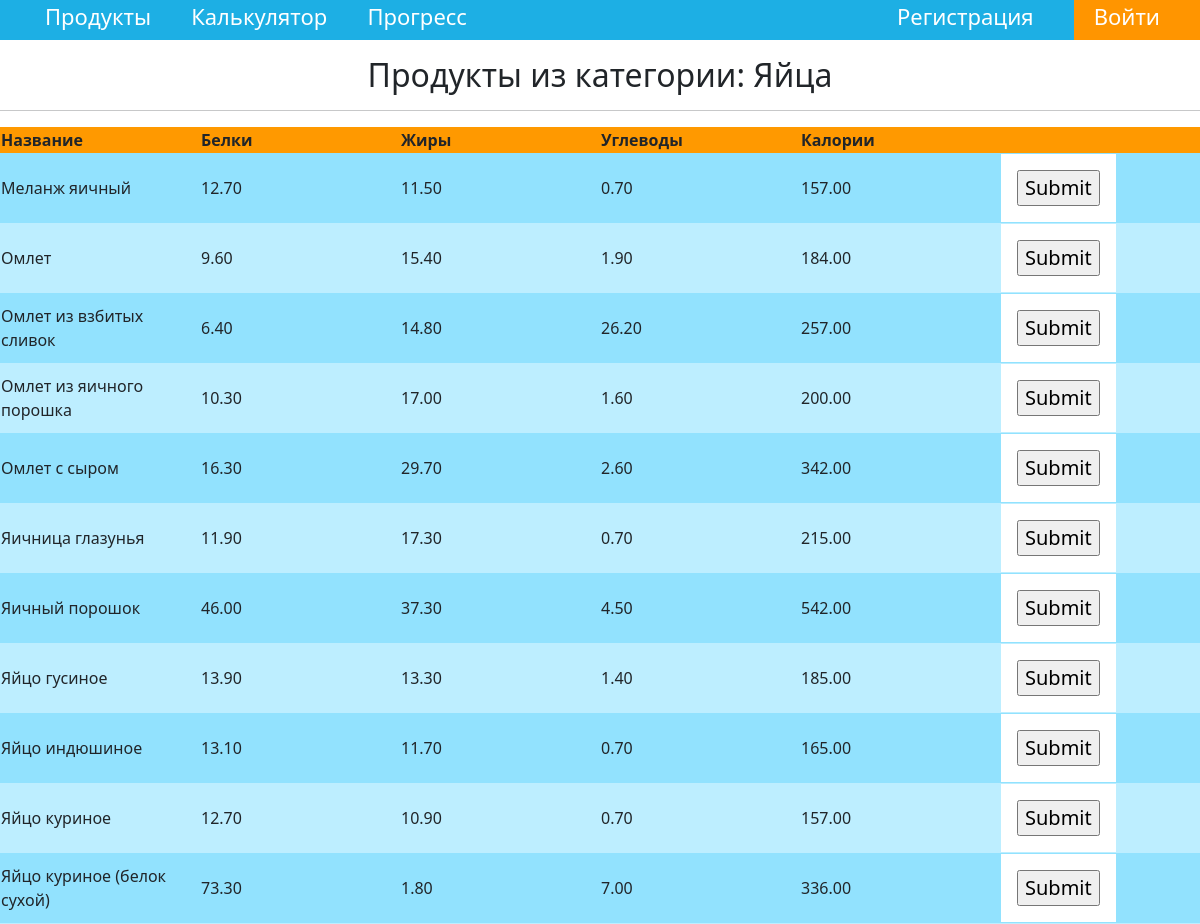
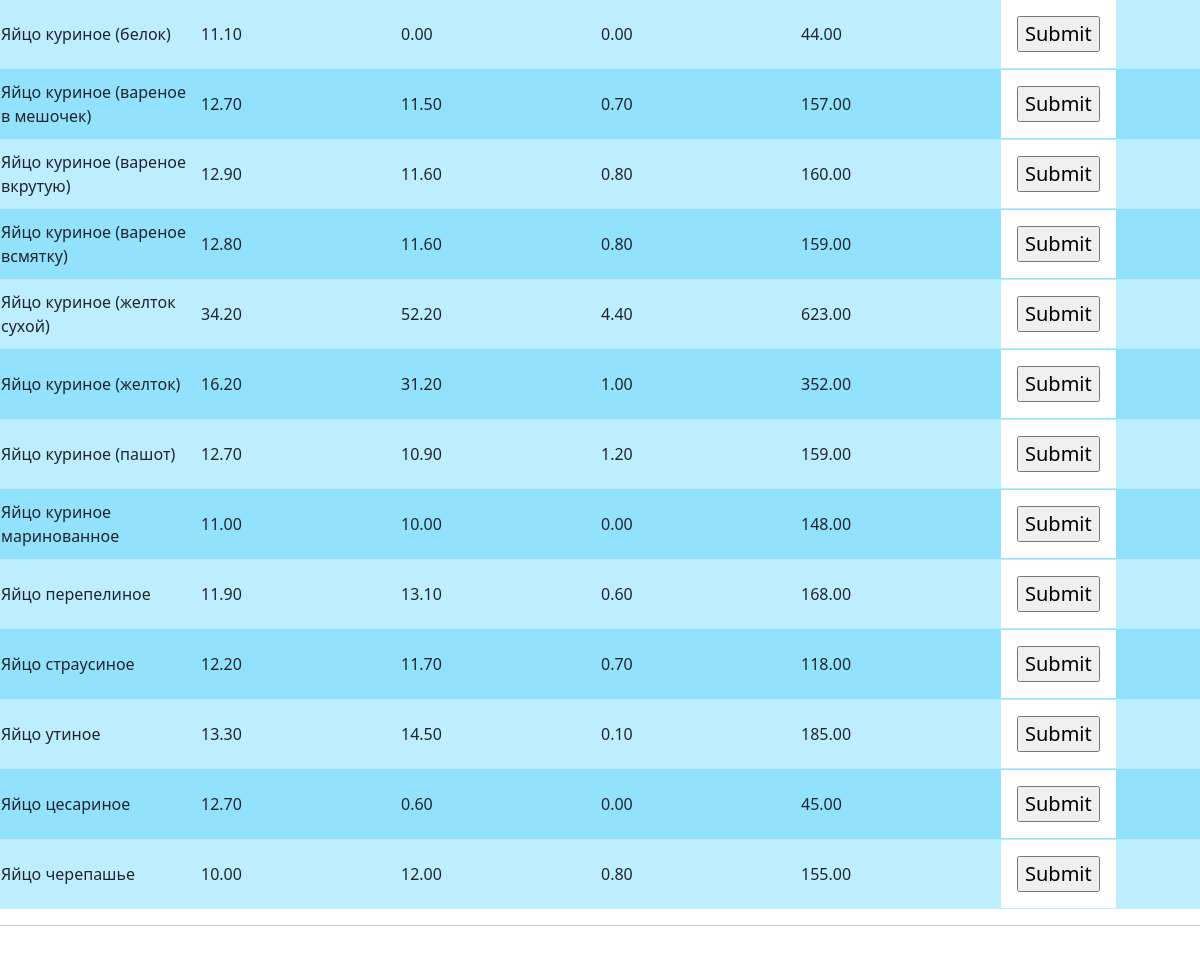
The app's page /5/ with its own data (2 pictures, top to bottom).
### products/models.py (models this page shows, shortened)
class Category(models.Model):
    cat_name = models.CharField(max_length=300, unique=True)
    def __str__(self):
        return self.cat_name

class Products(models.Model):
    category = models.CharField(max_length=350)
    name = models.CharField(max_length=350)
    proteins = models.DecimalField(max_digits=5, decimal_places=2)
    fats = models.DecimalField(max_digits=5, decimal_places=2)
    carbohydrates = models.DecimalField(max_digits=5, decimal_places=2)
    calories = models.DecimalField(max_digits=10, decimal_places=2)
    cat = models.ForeignKey('Category', on_delete=models.PROTECT, null=True)

### products/views.py (the view)
# urls.py: path('<int:id>/', views.category, name='category'),
def category(request, id):
    category_name = Category.objects.get(pk=id)
    products_in_cat = Products.objects.all().filter(category=category_name).order_by('name')
    paginator = Paginator(products_in_cat, 50)
    page_number = request.GET.get('page')
    page_obj = paginator.get_page(page_number)
    context = {
        'products_in_cat': products_in_cat,
        'category_name': category_name,
        'page_obj': page_obj,
    }
    return render(request, 'products/category_id.html', context)

### products/templates/products/category_id.html (shortened to what this page needs)
{% extends 'products/base.html' %}
{% block body %}
    <h2 id="heads">Продукты из категории: {{ category_name }}</h2>
    <hr>
    <table>
          <thead>
                <tr>
                  <th scope="col">Название</th>
                  <th scope="col">Белки</th>
                  <th scope="col">Жиры</th>
                  <th scope="col">Углеводы</th>
                  <th scope="col">Калории</th>
                </tr>
        </thead>
        <tbody>
            {% for p in page_obj %}
                <tr>
                    <td>{{p.name}}</td>
                    <td>{{p.proteins}}</td>
                    <td>{{p.fats}}</td>
                    <td>{{p.carbohydrates}}</td>
                    <td>{{p.calories}}</td>
                    <td>
                        <form action="{% url 'adding_product' p.pk %}" method="post">
                            <input class="add_btn" name="btn" type="submit">
                        </form>
                    </td>
                </tr>
            {% endfor %}
        </tbody>
    </table>
    <hr>
{% endblock body %}

### products/static/css/styles.css (style rules this page uses)
#heads { text-align: center; margin: 10px; }
table { table-layout: fixed; width: 100%; border-collapse: collapse; background-color: #f90; }
tbody tr:nth-child(odd) { background-color: #92E2FE; }
tbody tr:nth-child(even) { background-color: #BDEEFF; }
form { background-color: white; background-repeat: no-repeat; font-size: 20px; display: inline-block; background-position: 10px 10px; padding: 16px; }

### records on screen
Category: cat_name "Яйца"
Products: name "Меланж яичный", proteins "12.70", fats "11.50", carbohydrates "0.70", calories "157.00"
Products: name "Омлет", proteins "9.60", fats "15.40", carbohydrates "1.90", calories "184.00"
Products: name "Омлет из взбитых сливок", proteins "6.40", fats "14.80", carbohydrates "26.20", calories "257.00"
Products: name "Омлет из яичного порошка", proteins "10.30", fats "17.00", carbohydrates "1.60", calories "200.00"
Products: name "Омлет с сыром", proteins "16.30", fats "29.70", carbohydrates "2.60", calories "342.00"
Products: name "Яичница глазунья", proteins "11.90", fats "17.30", carbohydrates "0.70", calories "215.00"
Products: name "Яичный порошок", proteins "46.00", fats "37.30", carbohydrates "4.50", calories "542.00"
Products: name "Яйцо гусиное", proteins "13.90", fats "13.30", carbohydrates "1.40", calories "185.00"
Products: name "Яйцо индюшиное", proteins "13.10", fats "11.70", carbohydrates "0.70", calories "165.00"
Products: name "Яйцо куриное", proteins "12.70", fats "10.90", carbohydrates "0.70", calories "157.00"
Products: name "Яйцо куриное (белок сухой)", proteins "73.30", fats "1.80", carbohydrates "7.00", calories "336.00"
Products: name "Яйцо куриное (белок)", proteins "11.10", fats "0.00", carbohydrates "0.00", calories "44.00"
Products: name "Яйцо куриное (вареное в мешочек)", proteins "12.70", fats "11.50", carbohydrates "0.70", calories "157.00"
Products: name "Яйцо куриное (вареное вкрутую)", proteins "12.90", fats "11.60", carbohydrates "0.80", calories "160.00"
Products: name "Яйцо куриное (вареное всмятку)", proteins "12.80", fats "11.60", carbohydrates "0.80", calories "159.00"
Products: name "Яйцо куриное (желток сухой)", proteins "34.20", fats "52.20", carbohydrates "4.40", calories "623.00"
Products: name "Яйцо куриное (желток)", proteins "16.20", fats "31.20", carbohydrates "1.00", calories "352.00"
Products: name "Яйцо куриное (пашот)", proteins "12.70", fats "10.90", carbohydrates "1.20", calories "159.00"
Products: name "Яйцо куриное маринованное", proteins "11.00", fats "10.00", carbohydrates "0.00", calories "148.00"
Products: name "Яйцо перепелиное", proteins "11.90", fats "13.10", carbohydrates "0.60", calories "168.00"
Products: name "Яйцо страусиное", proteins "12.20", fats "11.70", carbohydrates "0.70", calories "118.00"
Products: name "Яйцо утиное", proteins "13.30", fats "14.50", carbohydrates "0.10", calories "185.00"
Products: name "Яйцо цесариное", proteins "12.70", fats "0.60", carbohydrates "0.00", calories "45.00"
Products: name "Яйцо черепашье", proteins "10.00", fats "12.00", carbohydrates "0.80", calories "155.00"
